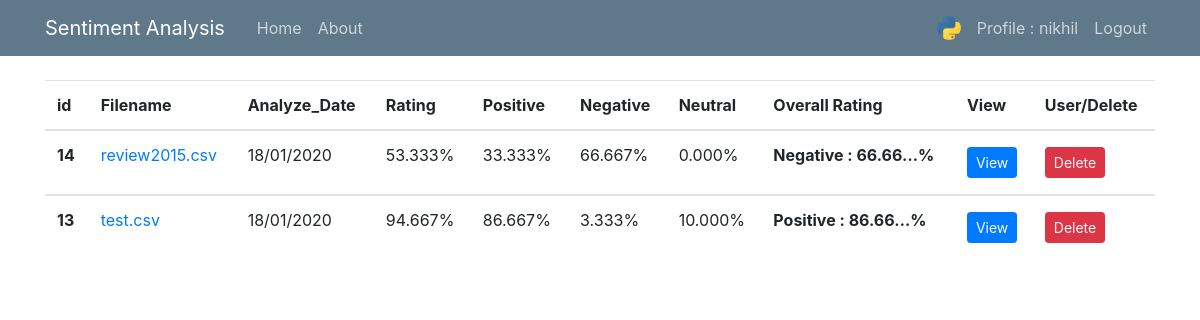
The app's page /filehome/ (signed in) with its own data.
### users/models.py (models this page shows, shortened)
class Profile(models.Model):
    user = models.OneToOneField(User, on_delete=models.CASCADE)
    image = models.ImageField(default='default.jpg', upload_to='profile_pics')

### sentiment/models.py (models this page shows, shortened)
class overall_rating(models.Model):
    filename = models.CharField(max_length=100)
    process_date = models.DateTimeField(default=timezone.now)
    rating = models.FloatField(default=0.0)
    positive = models.FloatField()
    negative = models.FloatField()
    neutral = models.FloatField()
    rat = models.CharField(max_length=100)
    user = models.ForeignKey(User,on_delete=models.CASCADE)

### sentiment/views.py (the view)
# urls.py: path('filehome/',fileoverallListView.as_view(),name='filehome'),
class fileoverallListView(ListView):
    model = overall_rating
    template_name = 'sentiment/filehome.html'
    context_object_name = 'ov'
    ordering = ['-process_date']
    paginate_by = 6

### sentiment/templates/sentiment/filehome.html (shortened to what this page needs)
{% extends "sentiment/base.html" %}
{% block content %}
  {% if user.is_authenticated %}
              <div class="table-responsive-sm">
                <table class="table">
                    <thead>
                        <tr>
                          <th scope="col">id</th>
                          <th scope="col">Filename</th>
                          <th scope="col">Analyze_Date</th>
                          <th scope="col">Rating</th>
                          <th scope="col">Positive</th>
                          <th scope="col">Negative</th>
                          <th scope="col">Neutral</th>
                          <th scope="col">Overall Rating</th>
                          <th scope="col">View</th>
                          <th scope="col">User/Delete</th>
                        </tr>
                      </thead>
                      {% for ov in ov %}
                        <tbody>
                          <tr>
                            <th scope="row">{{ ov.id }}</th>
                            <td><a href="{% url 'filename' ov.filename %}">{{ ov.filename }}</a></td>
                            <td>{{ ov.process_date|date:"d/m/Y" }}</td>
                            <td>{{ ov.rating|floatformat:3 }}%</td>
                            <td>{{ ov.positive|floatformat:3 }}%</td>
                            <td>{{ ov.negative|floatformat:3 }}%</td>
                            <td>{{ ov.neutral|floatformat:3 }}%</td>
                            <th scope="row">{{ ov.rat|truncatechars_html:17 }}%</th>
                            <td><a class="btn btn-primary btn-sm mt-1 mb-1" href="{% url 'overallfile-detail' ov.id %}">View</a></td>
                            {% if ov.user == user %}
                              <td><a class="btn btn-danger btn-sm mt-1 mb-1" href="{% url 'overallfile-delete' ov.id %}">Delete</a></td>
                            {% else %}
                              <td><a class="btn btn-info btn-sm mt-1 mb-1" href="{% url 'user-fileupload' ov.user %}">{{ov.user}}</a></td>
                            {% endif %}
                          </tr>
                        </tbody>
                      {% endfor %}
                </table>
              </div>
  {% endif %}
{% endblock content %}

### sentiment/templates/sentiment/navbar.html (shortened to what this page needs)
{% load static %}
<!DOCTYPE html>
<html>
<head>
    <link rel="stylesheet" href="https://maxcdn.bootstrapcdn.com/bootstrap/4.0.0/css/bootstrap.min.css">
    <link rel="stylesheet" type="text/css" href="{% static 'sentiment/main.css' %}">
</head>
<header class="site-header">
    <nav class="navbar navbar-expand-md navbar-dark bg-steel fixed-top">
      <div class="container">
        <a class="navbar-brand mr-4" href="{% url 'home' %}">Sentiment Analysis</a>
        <div class="collapse navbar-collapse" id="navbarToggle">
            <div class="navbar-nav mr-auto">
                <a class="nav-item nav-link" href="{% url 'home' %}">Home</a>
                <a class="nav-item nav-link" href="{% url 'about' %}">About</a>
            </div>
            <div class="navbar-nav">
                {% if user.is_authenticated %}
                <img class="nav-item nav-link rounded-circle article-svg" src="{{ user.profile.image.url }}" alt="user-profile-img">
                    <a class="nav-item nav-link" href="{% url 'profile' %}">Profile : {{ user.username }}</a>
                    <a class="nav-item nav-link" href="{% url 'logout' %}">Logout</a>
                {% else %}
                    <a class="nav-item nav-link" href="{% url 'login' %}">Login</a>
                {% endif %}
            </div>
        </div>
      </div>
    </nav>
</header>

### sentiment/static/sentiment/main.css (style rules this page uses)
body { background-color: #ffffff; color: #333333; margin-top: 5rem; }
.bg-steel { background-color: #5f788a; }
.site-header .navbar-nav .nav-link { color: #cbd5db; }
.article-svg { width: 40px; height: 40px; vertical-align: middle; }

### records on screen
overall_rating: id "14", filename "review2015.csv", process_date "18/01/2020", rating "53.333", positive "33.333", negative "66.667", neutral "0.000", rat "Negative : 66.66…", shows "Delete"
overall_rating: id "13", filename "test.csv", process_date "18/01/2020", rating "94.667", positive "86.667", negative "3.333", neutral "10.000", rat "Positive : 86.66…", shows "Delete"

### other values on screen
{{ user.username }} "nikhil"
